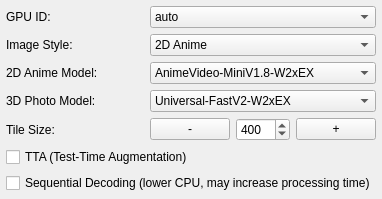
               <widget class="QWidget" name="tab_RealESRGAN">
                <attribute name="title">
                 <string notr="true">Real-ESRGAN</string>
                </attribute>
                <attribute name="toolTip">
                 <string>Real-ESRGAN-NCNN-Vulkan:
- High-quality super-resolution engine.
- Supports 2D Anime and 3D Real-life styles.
- Multiple models available for different use cases.
- W2xEX custom models included.</string>
                </attribute>
                <layout class="QGridLayout" name="gridLayout_RealESRGAN">
                 <property name="leftMargin"><number>6</number></property>
                 <property name="topMargin"><number>6</number></property>
                 <property name="rightMargin"><number>6</number></property>
                 <property name="bottomMargin"><number>6</number></property>
                 <item row="0" column="0">
                  <widget class="QLabel" name="label_RealESRGAN_GPU">
                   <property name="text"><string>GPU ID:</string></property>
                  </widget>
                 </item>
                 <item row="0" column="1">
                  <widget class="QComboBox" name="comboBox_GPUID_RealESRGAN">
                   <property name="toolTip"><string>Select GPU for Real-ESRGAN engine.</string></property>
                   <item><property name="text"><string notr="true">auto</string></property></item>
                  </widget>
                 </item>
                 <item row="1" column="0">
                  <widget class="QLabel" name="label_RealESRGAN_Style">
                   <property name="text"><string>Image Style:</string></property>
                  </widget>
                 </item>
                 <item row="1" column="1">
                  <widget class="QComboBox" name="comboBox_ImageStyle_RealESRGAN">
                   <property name="toolTip"><string>Select 2D Anime or 3D Real-life models.</string></property>
                   <item><property name="text"><string>2D Anime</string></property></item>
                   <item><property name="text"><string>3D Real-life</string></property></item>
                  </widget>
                 </item>
                 <item row="2" column="0">
                  <widget class="QLabel" name="label_RealESRGAN_2DModel">
                   <property name="text"><string>2D Anime Model:</string></property>
                  </widget>
                 </item>
                 <item row="2" column="1">
                  <widget class="QComboBox" name="comboBox_Model_2D_RealESRGAN">
                   <property name="toolTip"><string>Select model for anime upscaling.</string></property>
                   <item><property name="text"><string notr="true">AnimeVideo-MiniV1.8-W2xEX</string></property></item>
                   <item><property name="text"><string notr="true">Anime-HQ-W4xEX</string></property></item>
                   <item><property name="text"><string notr="true">realesr-animevideov3</string></property></item>
                   <item><property name="text"><string notr="true">realesrgan-x4plus-anime</string></property></item>
                   <item><property name="text"><string notr="true">RealESRGANv2-animevideo-xsx2</string></property></item>
                   <item><property name="text"><string notr="true">RealESRGANv2-animevideo-xsx4</string></property></item>
                   <item><property name="text"><string notr="true">Omni-TurboV1.5-W2xEX</string></property></item>
                   <item><property name="text"><string notr="true">Omni-MiniV2-W2xEX</string></property></item>
                   <item><property name="text"><string notr="true">Omni-Smallv2-W2xEX</string></property></item>
                  </widget>
                 </item>
                 <item row="3" column="0">
                  <widget class="QLabel" name="label_RealESRGAN_3DModel">
                   <property name="text"><string>3D Photo Model:</string></property>
                  </widget>
                 </item>
                 <item row="3" column="1">
                  <widget class="QComboBox" name="comboBox_Model_3D_RealESRGAN">
                   <property name="toolTip"><string>Select model for photo upscaling.</string></property>
                   <item><property name="text"><string notr="true">Universal-FastV2-W2xEX</string></property></item>
                   <item><property name="text"><string notr="true">Photo-Small-W2xEX</string></property></item>
                   <item><property name="text"><string notr="true">Photo-HQ-W4xEX</string></property></item>
                   <item><property name="text"><string notr="true">Photo-Conservative-x4</string></property></item>
                   <item><property name="text"><string notr="true">realesrgan-x4plus</string></property></item>
                   <item><property name="text"><string notr="true">realesr-general-x4v3</string></property></item>
                   <item><property name="text"><string notr="true">realesr-general-wdn-x4v3</string></property></item>
                  </widget>
                 </item>
                 <item row="4" column="0">
                  <widget class="QLabel" name="label_RealESRGAN_TileSize">
                   <property name="text"><string>Tile Size:</string></property>
                  </widget>
                 </item>
                 <item row="4" column="1">
                  <layout class="QHBoxLayout">
                   <item><widget class="QPushButton" name="pushButton_TileSize_Minus_RealESRGAN"><property name="text"><string>-</string></property></widget></item>
                   <item><widget class="QSpinBox" name="spinBox_TileSize_RealESRGAN"><property name="minimum"><number>32</number></property><property name="maximum"><number>4096</number></property><property name="value"><number>400</number></property></widget></item>
                   <item><widget class="QPushButton" name="pushButton_TileSize_Add_RealESRGAN"><property name="text"><string>+</string></property></widget></item>
                  </layout>
                 </item>
                 <item row="5" column="0" colspan="2">
                  <widget class="QCheckBox" name="checkBox_TTA_RealESRGAN">
                   <property name="text"><string>TTA (Test-Time Augmentation)</string></property>
                  </widget>
                 </item>
                 <item row="6" column="0" colspan="2">
                  <widget class="QCheckBox" name="checkBox_SequentialDecode_RealESRGAN">
                   <property name="text"><string>Sequential Decoding (lower CPU, may increase processing time)</string></property>
                  </widget>
                 </item>
                </layout>
               </widget>
